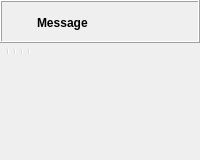
  <widget class="QWidget" name="centralwidget">
   <layout class="QVBoxLayout" name="verticalLayout_2">
    <property name="spacing">
     <number>0</number>
    </property>
    <property name="leftMargin">
     <number>0</number>
    </property>
    <property name="topMargin">
     <number>0</number>
    </property>
    <property name="rightMargin">
     <number>0</number>
    </property>
    <property name="bottomMargin">
     <number>0</number>
    </property>
    <item>
     <widget class="QWidget" name="mainWidget" native="true">
      <property name="sizePolicy">
       <sizepolicy hsizetype="Expanding" vsizetype="Expanding">
        <horstretch>0</horstretch>
        <verstretch>0</verstretch>
       </sizepolicy>
      </property>
      <layout class="QVBoxLayout" name="verticalLayout_3">
       <property name="spacing">
        <number>0</number>
       </property>
       <property name="leftMargin">
        <number>0</number>
       </property>
       <property name="topMargin">
        <number>0</number>
       </property>
       <property name="rightMargin">
        <number>0</number>
       </property>
       <property name="bottomMargin">
        <number>0</number>
       </property>
       <item>
        <widget class="QFrame" name="frameCompileResult">
         <property name="frameShape">
          <enum>QFrame::Shape::Box</enum>
         </property>
         <property name="frameShadow">
          <enum>QFrame::Shadow::Raised</enum>
         </property>
         <layout class="QGridLayout" name="gridLayoutCompileResult">
          <property name="leftMargin">
           <number>6</number>
          </property>
          <property name="topMargin">
           <number>6</number>
          </property>
          <property name="rightMargin">
           <number>6</number>
          </property>
          <property name="bottomMargin">
           <number>4</number>
          </property>
          <property name="horizontalSpacing">
           <number>4</number>
          </property>
          <item row="0" column="1">
           <widget class="QLabel" name="labelCompileResultMessage">
            <property name="sizePolicy">
             <sizepolicy hsizetype="Preferred" vsizetype="Preferred">
              <horstretch>1</horstretch>
              <verstretch>0</verstretch>
             </sizepolicy>
            </property>
            <property name="font">
             <font>
              <bold>true</bold>
             </font>
            </property>
            <property name="text">
             <string>Message</string>
            </property>
            <property name="wordWrap">
             <bool>true</bool>
            </property>
           </widget>
          </item>
          <item row="0" column="2">
           <widget class="QToolButton" name="toolButtonCompileResultClose">
            <property name="styleSheet">
             <string notr="true"/>
            </property>
            <property name="text">
             <string/>
            </property>
            <property name="icon">
             <iconset resource="../../resources/common.qrc">
              <normaloff>:/icons/close.png</normaloff>:/icons/close.png</iconset>
            </property>
            <property name="iconSize">
             <size>
              <width>22</width>
              <height>22</height>
             </size>
            </property>
            <property name="toolButtonStyle">
             <enum>Qt::ToolButtonStyle::ToolButtonIconOnly</enum>
            </property>
            <property name="autoRaise">
             <bool>true</bool>
            </property>
           </widget>
          </item>
          <item row="0" column="0">
           <widget class="QToolButton" name="toolButtonCompileResultIcon">
            <property name="styleSheet">
             <string notr="true">QToolButton { border: none; }</string>
            </property>
            <property name="text">
             <string/>
            </property>
            <property name="icon">
             <iconset resource="../../resources/common.qrc">
              <normaloff>:/icons/information-icons-error.png</normaloff>:/icons/information-icons-error.png</iconset>
            </property>
            <property name="iconSize">
             <size>
              <width>22</width>
              <height>22</height>
             </size>
            </property>
            <property name="autoRaise">
             <bool>false</bool>
            </property>
           </widget>
          </item>
         </layout>
        </widget>
       </item>
       <item>
        <widget class="QToolBar" name="viewerToolBar">
         <property name="iconSize">
          <size>
           <width>16</width>
           <height>16</height>
          </size>
         </property>
         <addaction name="designActionPreview"/>
         <addaction name="designActionRender"/>
         <addaction name="separator"/>
         <addaction name="viewActionViewAll"/>
         <addaction name="viewActionPan"/>
         <addaction name="viewActionResetView"/>
         <addaction name="designActionMeasureDist"/>
         <addaction name="designActionMeasureAngle"/>
         <addaction name="separator"/>
         <addaction name="viewActionTop"/>
         <addaction name="viewActionBottom"/>
         <addaction name="viewActionFront"/>
         <addaction name="viewActionBack"/>
         <addaction name="viewActionLeft"/>
         <addaction name="viewActionRight"/>
         <addaction name="separator"/>
         <addaction name="viewActionPerspective"/>
         <addaction name="viewActionOrthogonal"/>
         <addaction name="separator"/>
         <addaction name="viewActionShowAxes"/>
         <addaction name="viewActionShowFloor"/>
         <addaction name="viewActionShowScaleProportional"/>
         <addaction name="viewActionShowEdges"/>
        </widget>
       </item>
       <item>
        <widget class="QGLView" name="qglview" native="true">
         <property name="sizePolicy">
          <sizepolicy hsizetype="Expanding" vsizetype="Expanding">
           <horstretch>0</horstretch>
           <verstretch>0</verstretch>
          </sizepolicy>
         </property>
         <property name="minimumSize">
          <size>
           <width>200</width>
           <height>100</height>
          </size>
         </property>
        </widget>
       </item>
      </layout>
      <zorder>viewerToolBar</zorder>
      <zorder>qglview</zorder>
      <zorder>frameCompileResult</zorder>
     </widget>
    </item>
   </layout>
  </widget>
